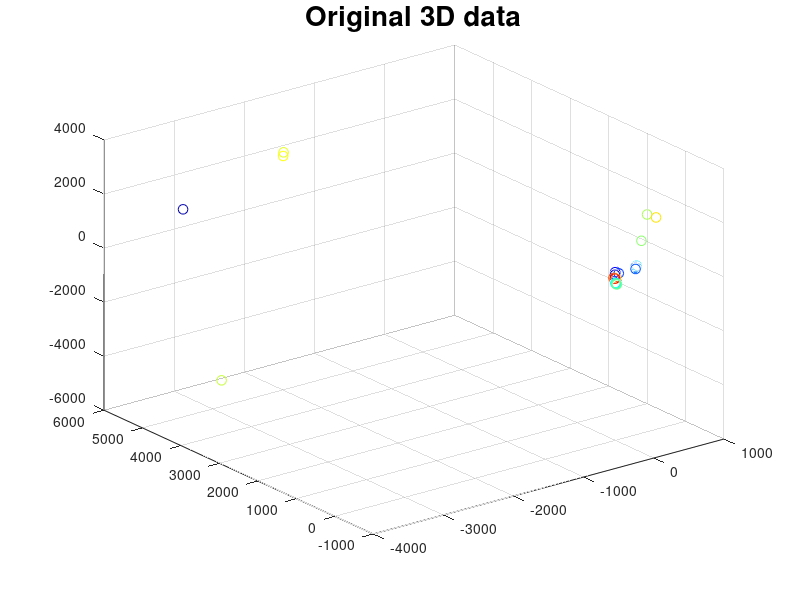

This figure's MATLAB source: (Note: this script raises an error after producing the figure.)
% First clear and close all figures
clear
close all

% Create data
X = [-3244 5324 1345;
    10 30 100;
    20 40 93;
    30 60 163;
    60 100 126;
    55 13 134;
    306 34 104;
    316 56 120;
    326 74 127;
    337 80 128;
    347 89 131;
    358 103 139;
    -31 -56 -120;
    -32 -74 -127;
    -33 -80 -128;
    -34 -89 -131;
    -35 -103 -139;
    700 600 500;
    1000 1000 1000;
    -3231 4345 -4352;
    -2342 4356 3453;
    -2364 4326 3353;
    658 143 1692];

X = [X; 10*randn(10, 3)];

% Plot original data
cmap = jet(length(X));
scatter3(X(:, 1), X(:, 2), X(:, 3), 50,cmap)
title('Original 3D data', 'FontSize', 20)

% Do PCA for 3D
c = 3;
[P, W] = Mid.pca(X, c);
figure
scatter3(P(:, 1), P(:, 2), P(:, 3), 50,cmap);
grid on
title('Dimension transformation to 3D', 'FontSize', 20)

% Do PCA for 2D
c = 2;
[P, W] = Mid.pca(X, c);
figure
scatter(P(:, 1), P(:, 2), 20,cmap);
grid on
title('Dimension reduction to 2D', 'FontSize', 20)

% Do PCA for 1D
c = 1;
[P, W] = Mid.pca(X, c);
figure
scatter(P(:, 1), 0*P(:, 1), 50,cmap);
grid on
title('Dimension reduction to 1D', 'FontSize', 20)
